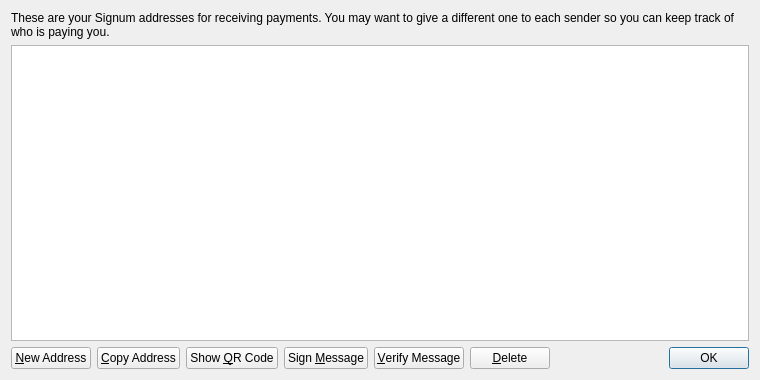
<?xml version="1.0" encoding="UTF-8"?>
<ui version="4.0">
 <class>AddressBookPage</class>
 <widget class="QWidget" name="AddressBookPage">
  <property name="geometry">
   <rect>
    <x>0</x>
    <y>0</y>
    <width>760</width>
    <height>380</height>
   </rect>
  </property>
  <property name="windowTitle">
   <string>Address Book</string>
  </property>
  <layout class="QVBoxLayout" name="verticalLayout">
   <item>
    <widget class="QLabel" name="labelExplanation">
     <property name="text">
      <string>These are your Signum addresses for receiving payments. You may want to give a different one to each sender so you can keep track of who is paying you.</string>
     </property>
     <property name="textFormat">
      <enum>Qt::PlainText</enum>
     </property>
     <property name="wordWrap">
      <bool>true</bool>
     </property>
    </widget>
   </item>
   <item>
    <widget class="QTableView" name="tableView">
     <property name="contextMenuPolicy">
      <enum>Qt::CustomContextMenu</enum>
     </property>
     <property name="toolTip">
      <string>Double-click to edit address or label</string>
     </property>
     <property name="tabKeyNavigation">
      <bool>false</bool>
     </property>
     <property name="selectionMode">
      <enum>QAbstractItemView::SingleSelection</enum>
     </property>
     <property name="selectionBehavior">
      <enum>QAbstractItemView::SelectRows</enum>
     </property>
     <property name="sortingEnabled">
      <bool>true</bool>
     </property>
     <attribute name="verticalHeaderVisible">
      <bool>false</bool>
     </attribute>
    </widget>
   </item>
   <item>
    <layout class="QHBoxLayout" name="horizontalLayout">
     <item>
      <widget class="QPushButton" name="newAddressButton">
       <property name="toolTip">
        <string>Create a new address</string>
       </property>
       <property name="text">
        <string>&amp;New Address</string>
       </property>
      </widget>
     </item>
     <item>
      <widget class="QPushButton" name="copyToClipboard">
       <property name="toolTip">
        <string>Copy the currently selected address to the system clipboard</string>
       </property>
       <property name="text">
        <string>&amp;Copy Address</string>
       </property>
      </widget>
     </item>
     <item>
      <widget class="QPushButton" name="showQRCode">
       <property name="text">
        <string>Show &amp;QR Code</string>
       </property>
      </widget>
     </item>
     <item>
      <widget class="QPushButton" name="signMessage">
       <property name="toolTip">
        <string>Sign a message to prove you own a Signum address</string>
       </property>
       <property name="text">
        <string>Sign &amp;Message</string>
       </property>
      </widget>
     </item>
     <item>
      <widget class="QPushButton" name="verifyMessage">
       <property name="toolTip">
        <string>Verify a message to ensure it was signed with a specified Signum address</string>
       </property>
       <property name="text">
        <string>&amp;Verify Message</string>
       </property>
      </widget>
     </item>
     <item>
      <widget class="QPushButton" name="deleteButton">
       <property name="toolTip">
        <string>Delete the currently selected address from the list</string>
       </property>
       <property name="text">
        <string>&amp;Delete</string>
       </property>
      </widget>
     </item>
     <item>
      <spacer name="horizontalSpacer">
       <property name="orientation">
        <enum>Qt::Horizontal</enum>
       </property>
       <property name="sizeHint" stdset="0">
        <size>
         <width>40</width>
         <height>20</height>
        </size>
       </property>
      </spacer>
     </item>
     <item>
      <widget class="QDialogButtonBox" name="buttonBox">
       <property name="sizePolicy">
        <sizepolicy hsizetype="Maximum" vsizetype="Fixed">
         <horstretch>0</horstretch>
         <verstretch>0</verstretch>
        </sizepolicy>
       </property>
       <property name="standardButtons">
        <set>QDialogButtonBox::Ok</set>
       </property>
      </widget>
     </item>
    </layout>
   </item>
  </layout>
 </widget>
 <resources>
  <include location="../bitcoin.qrc"/>
 </resources>
 <connections/>
</ui>
